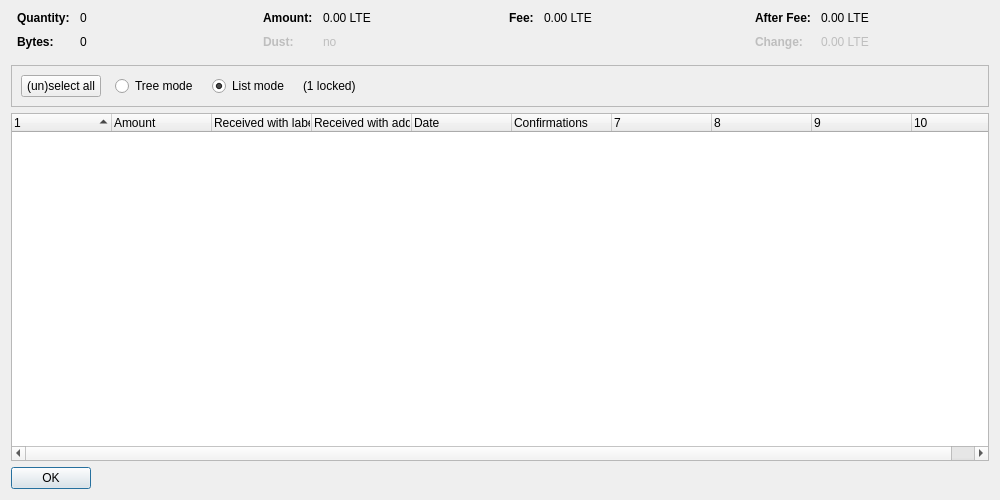
<?xml version="1.0" encoding="UTF-8"?>
<ui version="4.0">
 <class>CoinControlDialog</class>
 <widget class="QDialog" name="CoinControlDialog">
  <property name="geometry">
   <rect>
    <x>0</x>
    <y>0</y>
    <width>1000</width>
    <height>500</height>
   </rect>
  </property>
  <property name="windowTitle">
   <string>Coin Selection</string>
  </property>
  <layout class="QVBoxLayout" name="verticalLayout">
   <item>
    <layout class="QHBoxLayout" name="horizontalLayoutTop" stretch="0,0,0,0">
     <property name="topMargin">
      <number>0</number>
     </property>
     <property name="bottomMargin">
      <number>10</number>
     </property>
     <item>
      <layout class="QFormLayout" name="formLayoutCoinControl1">
       <property name="horizontalSpacing">
        <number>10</number>
       </property>
       <property name="verticalSpacing">
        <number>10</number>
       </property>
       <property name="leftMargin">
        <number>6</number>
       </property>
       <property name="rightMargin">
        <number>6</number>
       </property>
       <item row="0" column="0">
        <widget class="QLabel" name="labelCoinControlQuantityText">
         <property name="font">
          <font>
           <weight>75</weight>
           <bold>true</bold>
          </font>
         </property>
         <property name="text">
          <string>Quantity:</string>
         </property>
        </widget>
       </item>
       <item row="0" column="1">
        <widget class="QLabel" name="labelCoinControlQuantity">
         <property name="cursor">
          <cursorShape>IBeamCursor</cursorShape>
         </property>
         <property name="contextMenuPolicy">
          <enum>Qt::ActionsContextMenu</enum>
         </property>
         <property name="text">
          <string notr="true">0</string>
         </property>
         <property name="textInteractionFlags">
          <set>Qt::LinksAccessibleByMouse|Qt::TextSelectableByKeyboard|Qt::TextSelectableByMouse</set>
         </property>
        </widget>
       </item>
       <item row="1" column="0">
        <widget class="QLabel" name="labelCoinControlBytesText">
         <property name="font">
          <font>
           <weight>75</weight>
           <bold>true</bold>
          </font>
         </property>
         <property name="text">
          <string>Bytes:</string>
         </property>
        </widget>
       </item>
       <item row="1" column="1">
        <widget class="QLabel" name="labelCoinControlBytes">
         <property name="cursor">
          <cursorShape>IBeamCursor</cursorShape>
         </property>
         <property name="contextMenuPolicy">
          <enum>Qt::ActionsContextMenu</enum>
         </property>
         <property name="text">
          <string notr="true">0</string>
         </property>
         <property name="textInteractionFlags">
          <set>Qt::LinksAccessibleByMouse|Qt::TextSelectableByKeyboard|Qt::TextSelectableByMouse</set>
         </property>
        </widget>
       </item>
      </layout>
     </item>
     <item>
      <layout class="QFormLayout" name="formLayoutCoinControl2">
       <property name="horizontalSpacing">
        <number>10</number>
       </property>
       <property name="verticalSpacing">
        <number>10</number>
       </property>
       <property name="leftMargin">
        <number>6</number>
       </property>
       <property name="rightMargin">
        <number>6</number>
       </property>
       <item row="0" column="0">
        <widget class="QLabel" name="labelCoinControlAmountText">
         <property name="font">
          <font>
           <weight>75</weight>
           <bold>true</bold>
          </font>
         </property>
         <property name="text">
          <string>Amount:</string>
         </property>
        </widget>
       </item>
       <item row="0" column="1">
        <widget class="QLabel" name="labelCoinControlAmount">
         <property name="cursor">
          <cursorShape>IBeamCursor</cursorShape>
         </property>
         <property name="contextMenuPolicy">
          <enum>Qt::ActionsContextMenu</enum>
         </property>
         <property name="text">
          <string notr="true">0.00 LTE</string>
         </property>
         <property name="textInteractionFlags">
          <set>Qt::LinksAccessibleByMouse|Qt::TextSelectableByKeyboard|Qt::TextSelectableByMouse</set>
         </property>
        </widget>
       </item>
       <item row="1" column="0">
        <widget class="QLabel" name="labelCoinControlLowOutputText">
         <property name="enabled">
          <bool>false</bool>
         </property>
         <property name="font">
          <font>
           <weight>75</weight>
           <bold>true</bold>
          </font>
         </property>
         <property name="text">
          <string>Dust:</string>
         </property>
        </widget>
       </item>
       <item row="1" column="1">
        <widget class="QLabel" name="labelCoinControlLowOutput">
         <property name="enabled">
          <bool>false</bool>
         </property>
         <property name="cursor">
          <cursorShape>IBeamCursor</cursorShape>
         </property>
         <property name="contextMenuPolicy">
          <enum>Qt::ActionsContextMenu</enum>
         </property>
         <property name="text">
          <string notr="true">no</string>
         </property>
         <property name="textInteractionFlags">
          <set>Qt::LinksAccessibleByMouse|Qt::TextSelectableByKeyboard|Qt::TextSelectableByMouse</set>
         </property>
        </widget>
       </item>
      </layout>
     </item>
     <item>
      <layout class="QFormLayout" name="formLayoutCoinControl3">
       <property name="horizontalSpacing">
        <number>10</number>
       </property>
       <property name="verticalSpacing">
        <number>10</number>
       </property>
       <property name="leftMargin">
        <number>6</number>
       </property>
       <property name="rightMargin">
        <number>6</number>
       </property>
       <item row="0" column="0">
        <widget class="QLabel" name="labelCoinControlFeeText">
         <property name="font">
          <font>
           <weight>75</weight>
           <bold>true</bold>
          </font>
         </property>
         <property name="text">
          <string>Fee:</string>
         </property>
        </widget>
       </item>
       <item row="0" column="1">
        <widget class="QLabel" name="labelCoinControlFee">
         <property name="cursor">
          <cursorShape>IBeamCursor</cursorShape>
         </property>
         <property name="contextMenuPolicy">
          <enum>Qt::ActionsContextMenu</enum>
         </property>
         <property name="text">
          <string notr="true">0.00 LTE</string>
         </property>
         <property name="textInteractionFlags">
          <set>Qt::LinksAccessibleByMouse|Qt::TextSelectableByKeyboard|Qt::TextSelectableByMouse</set>
         </property>
        </widget>
       </item>
      </layout>
     </item>
     <item>
      <layout class="QFormLayout" name="formLayoutCoinControl4">
       <property name="horizontalSpacing">
        <number>10</number>
       </property>
       <property name="verticalSpacing">
        <number>10</number>
       </property>
       <property name="leftMargin">
        <number>6</number>
       </property>
       <property name="rightMargin">
        <number>6</number>
       </property>
       <item row="0" column="0">
        <widget class="QLabel" name="labelCoinControlAfterFeeText">
         <property name="font">
          <font>
           <weight>75</weight>
           <bold>true</bold>
          </font>
         </property>
         <property name="text">
          <string>After Fee:</string>
         </property>
        </widget>
       </item>
       <item row="0" column="1">
        <widget class="QLabel" name="labelCoinControlAfterFee">
         <property name="cursor">
          <cursorShape>IBeamCursor</cursorShape>
         </property>
         <property name="contextMenuPolicy">
          <enum>Qt::ActionsContextMenu</enum>
         </property>
         <property name="text">
          <string notr="true">0.00 LTE</string>
         </property>
         <property name="textInteractionFlags">
          <set>Qt::LinksAccessibleByMouse|Qt::TextSelectableByKeyboard|Qt::TextSelectableByMouse</set>
         </property>
        </widget>
       </item>
       <item row="1" column="0">
        <widget class="QLabel" name="labelCoinControlChangeText">
         <property name="enabled">
          <bool>false</bool>
         </property>
         <property name="font">
          <font>
           <weight>75</weight>
           <bold>true</bold>
          </font>
         </property>
         <property name="text">
          <string>Change:</string>
         </property>
        </widget>
       </item>
       <item row="1" column="1">
        <widget class="QLabel" name="labelCoinControlChange">
         <property name="enabled">
          <bool>false</bool>
         </property>
         <property name="cursor">
          <cursorShape>IBeamCursor</cursorShape>
         </property>
         <property name="contextMenuPolicy">
          <enum>Qt::ActionsContextMenu</enum>
         </property>
         <property name="text">
          <string notr="true">0.00 LTE</string>
         </property>
         <property name="textInteractionFlags">
          <set>Qt::LinksAccessibleByMouse|Qt::TextSelectableByKeyboard|Qt::TextSelectableByMouse</set>
         </property>
        </widget>
       </item>
      </layout>
     </item>
    </layout>
   </item>
   <item>
    <widget class="QFrame" name="frame">
     <property name="minimumSize">
      <size>
       <width>0</width>
       <height>40</height>
      </size>
     </property>
     <property name="frameShape">
      <enum>QFrame::StyledPanel</enum>
     </property>
     <property name="frameShadow">
      <enum>QFrame::Sunken</enum>
     </property>
     <layout class="QHBoxLayout" name="horizontalLayout">
      <item>
       <layout class="QHBoxLayout" name="horizontalLayoutPanel" stretch="0,0,0,0,0">
        <property name="spacing">
         <number>14</number>
        </property>
        <item>
         <widget class="QPushButton" name="pushButtonSelectAll">
          <property name="sizePolicy">
           <sizepolicy hsizetype="Maximum" vsizetype="Fixed">
            <horstretch>0</horstretch>
            <verstretch>0</verstretch>
           </sizepolicy>
          </property>
          <property name="text">
           <string>(un)select all</string>
          </property>
          <property name="autoDefault">
           <bool>false</bool>
          </property>
         </widget>
        </item>
        <item>
         <widget class="QRadioButton" name="radioTreeMode">
          <property name="sizePolicy">
           <sizepolicy hsizetype="Maximum" vsizetype="Fixed">
            <horstretch>0</horstretch>
            <verstretch>0</verstretch>
           </sizepolicy>
          </property>
          <property name="text">
           <string>Tree mode</string>
          </property>
         </widget>
        </item>
        <item>
         <widget class="QRadioButton" name="radioListMode">
          <property name="sizePolicy">
           <sizepolicy hsizetype="Maximum" vsizetype="Fixed">
            <horstretch>0</horstretch>
            <verstretch>0</verstretch>
           </sizepolicy>
          </property>
          <property name="text">
           <string>List mode</string>
          </property>
          <property name="checked">
           <bool>true</bool>
          </property>
         </widget>
        </item>
        <item>
         <widget class="QLabel" name="labelLocked">
          <property name="text">
           <string notr="true">(1 locked)</string>
          </property>
         </widget>
        </item>
        <item>
         <spacer name="horizontalSpacer">
          <property name="orientation">
           <enum>Qt::Horizontal</enum>
          </property>
          <property name="sizeHint" stdset="0">
           <size>
            <width>40</width>
            <height>20</height>
           </size>
          </property>
         </spacer>
        </item>
       </layout>
      </item>
     </layout>
    </widget>
   </item>
   <item>
    <widget class="CoinControlTreeWidget" name="treeWidget">
     <property name="contextMenuPolicy">
      <enum>Qt::CustomContextMenu</enum>
     </property>
     <property name="sortingEnabled">
      <bool>false</bool>
     </property>
     <property name="columnCount">
      <number>10</number>
     </property>
     <attribute name="headerShowSortIndicator" stdset="0">
      <bool>true</bool>
     </attribute>
     <attribute name="headerStretchLastSection">
      <bool>false</bool>
     </attribute>
     <column>
      <property name="text">
       <string/>
      </property>
     </column>
     <column>
      <property name="text">
       <string>Amount</string>
      </property>
     </column>
     <column>
      <property name="text">
       <string>Received with label</string>
      </property>
     </column>
     <column>
      <property name="text">
       <string>Received with address</string>
      </property>
     </column>
     <column>
      <property name="text">
       <string>Date</string>
      </property>
     </column>
     <column>
      <property name="text">
       <string>Confirmations</string>
      </property>
      <property name="toolTip">
       <string>Confirmed</string>
      </property>
     </column>
     <column>
      <property name="text">
       <string/>
      </property>
     </column>
     <column>
      <property name="text">
       <string/>
      </property>
     </column>
     <column>
      <property name="text">
       <string/>
      </property>
     </column>
     <column>
      <property name="text">
       <string/>
      </property>
     </column>
    </widget>
   </item>
   <item>
    <widget class="QDialogButtonBox" name="buttonBox">
     <property name="sizePolicy">
      <sizepolicy hsizetype="Maximum" vsizetype="Fixed">
       <horstretch>0</horstretch>
       <verstretch>0</verstretch>
      </sizepolicy>
     </property>
     <property name="orientation">
      <enum>Qt::Horizontal</enum>
     </property>
     <property name="standardButtons">
      <set>QDialogButtonBox::Ok</set>
     </property>
    </widget>
   </item>
  </layout>
 </widget>
 <customwidgets>
  <customwidget>
   <class>CoinControlTreeWidget</class>
   <extends>QTreeWidget</extends>
   <header>coincontroltreewidget.h</header>
  </customwidget>
 </customwidgets>
 <resources/>
 <connections/>
</ui>
